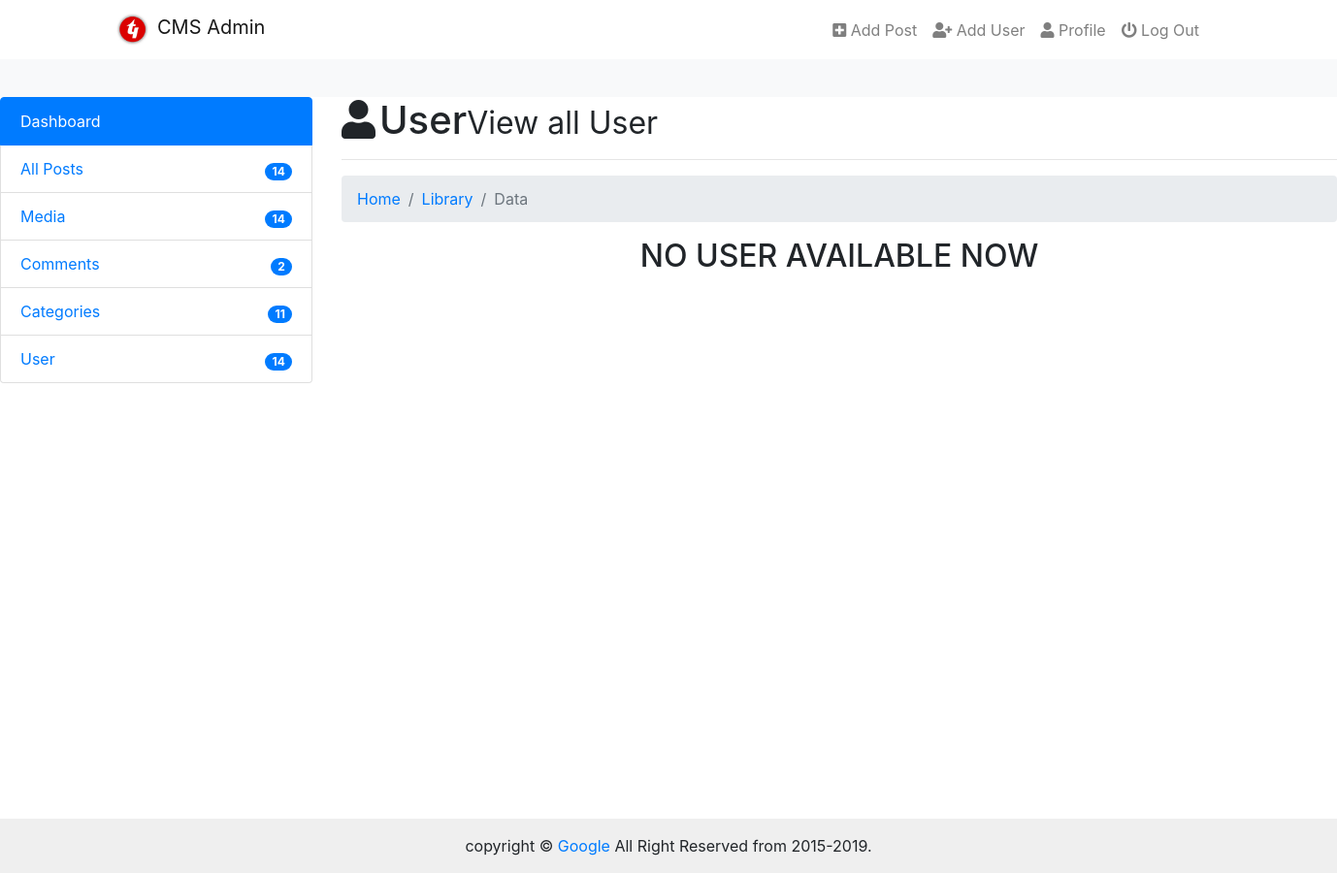
Before: /admin/admin_user.php (signed in) with the older database file.
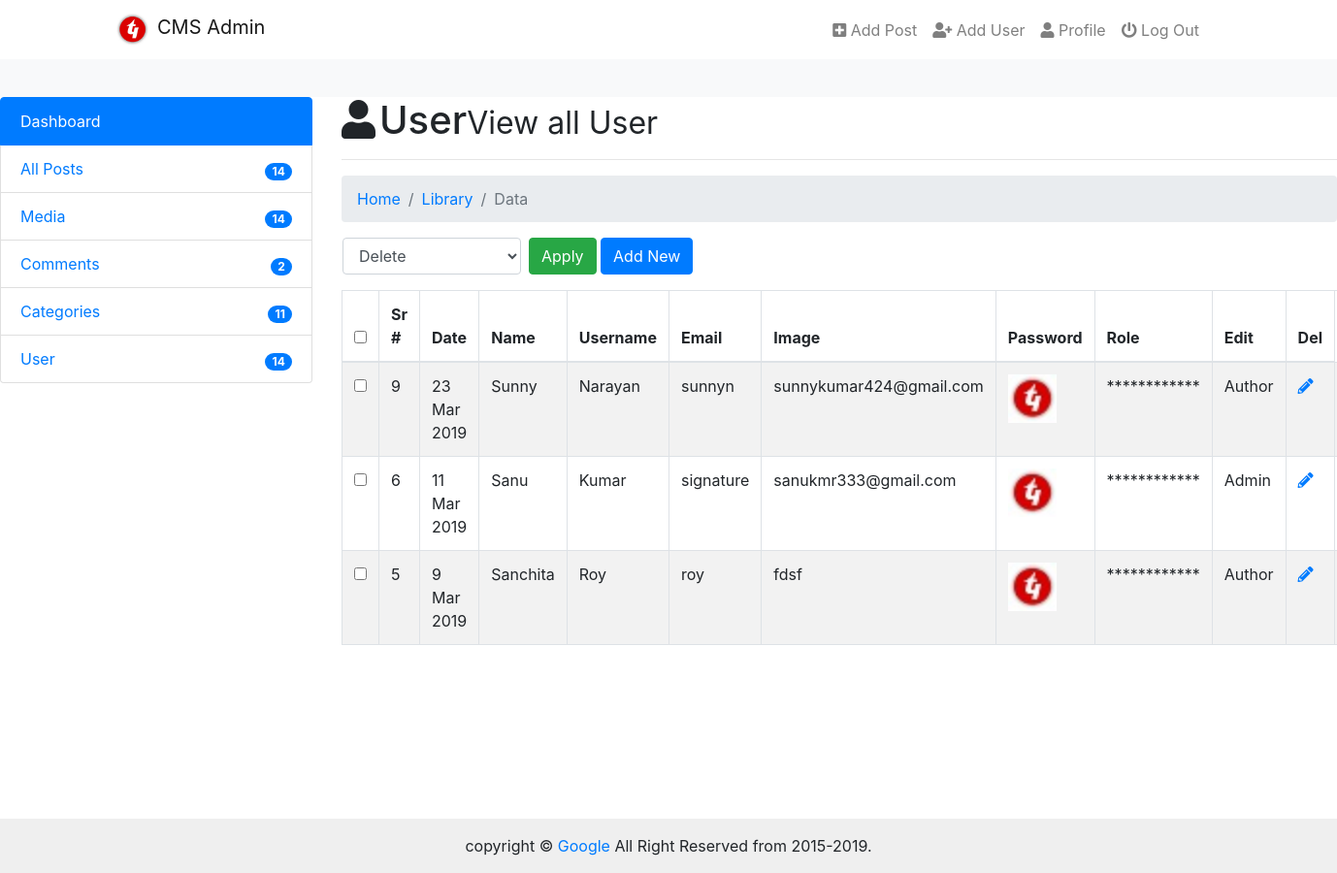
After: the same page with the newer database file.
### tables this page shows
CREATE TABLE IF NOT EXISTS `users_details` (
  `id` int(11) NOT NULL AUTO_INCREMENT,
  `date` int(11) NOT NULL,
  `first_name` varchar(255) NOT NULL,
  `last_name` varchar(255) NOT NULL,
  `username` varchar(255) NOT NULL,
  `email` varchar(255) NOT NULL,
  `image` varchar(255) NOT NULL,
  `password` varchar(255) NOT NULL,
  `role` varchar(255) NOT NULL,
  `details` text,
  `salt` varchar(255) NOT NULL DEFAULT '$2y$10$quickbrownfoxjumpsover',
  PRIMARY KEY (`id`),
  UNIQUE KEY `username` (`username`),
  UNIQUE KEY `email` (`email`)
);

### admin/admin_user.php (the view, shortened to what this page needs)
<?php require_once('includes/header.php');
?>
</head>
<body>
  <?php require_once('includes/navbar.php');?>
    <div class="cointainer-fluid">
      <div class="row">
        <div class="col-md-3">
          <?php require_once('includes/sidebar.php');?>
        </div>
        <div class="col-md-9">
          <h1><i class="fas fa-user mr-1"></i>User<small>View all User</small></h1><hr>
          <nav aria-label="breadcrumb">
            <ol class="breadcrumb">
              <li class="breadcrumb-item"><a href="#">Home</a></li>
              <li class="breadcrumb-item"><a href="#">Library</a></li>
              <li class="breadcrumb-item active" aria-current="page">Data</li>
            </ol>
          </nav>
            <?php
            $query = "SELECT * FROM users_details ORDER BY id DESC";
            $run = mysqli_query($con, $query);
            if(mysqli_num_rows($run) > 0){
             ?>
             <form action="" method="post">
              <div class="row">
                <div class="col-sm-8">
                  <div class="row">
                    <div class="col-xs-4">
                      <div class="form-group ml-3">
                        <select name="bulk-options" id="selectallboxes" class="form-control">
                          <option value="delete">Delete</option>
                        </select>
                      </div>
                    </div>
                    <div class="col-xs-8 ml-2">
                      <input type="submit" class="btn btn-success" value="Apply">
                      <a href="admin_add_user.php" class="btn btn-primary">Add New</a>
                    </div>
                  </div>
                </div>
              </div>
            <table class="table table-bordered table-striped table-hover">
              <thead>
                <tr>
                 <th><input type="checkbox" id="selectallboxes"></th>
                 <th>Sr #</th>
                 <th>Date</th>
                 <th>Name</th>
                 <th>Username</th>
                 <th>Email</th>
                 <th>Image</th>
                 <th>Password</th>
                 <th>Role</th>
                 <th>Edit</th>
                 <th>Del</th>
               </tr>
             </thead>
             <tbody>
               <?php
               while($row = mysqli_fetch_array($run)){
                 $id = $row['id'];
                 $first_name = ucfirst($row['first_name']);
                 $last_name = ucfirst($row['last_name']);
                 $email = $row['email'];
                 $username = $row['username'];
                 $role = $row['role'];
                 $image = $row['image'];
                 $date = getdate($row['date']);
                 $day = $date['mday'];
                 $month = substr ($date['month'],0,3);
                 $year = $date['year'];
                 ?>
                 <tr>
                  <td><input type="checkbox" class="checkboxes" name="checkboxes[]" value="<?php echo $id;?>"></td>
                  <td><?php echo $id;?></td>
                  <td><?php echo "$day $month $year";?></td>
                  <td><?php echo $first_name;?></td>
                  <td><?php echo $last_name;?></td>
                  <td><?php echo $username;?></td>
                  <td><?php echo $email;?></td>
                  <td><img src="img/<?php echo $image;?>" width="50px">
                  </td>
                  <td>************</td>
                  <td><?php echo ucfirst($role);?></td>
                  <td><a href="admin_edit_user.php?edit=<?php echo $id;?>">
                    <i class="fas fa-pencil-alt"></i></a></td>
                    <td><a href="admin_user.php?del=<?php echo $id;?>"><i class="fa fa-times"></i></a></td>
                  </tr>
                <?php }?>
              </tbody>
            </table>
            <?php
          }
          else{
           echo "<center><h2>NO USER AVAILABLE NOW</h2></center>";
         }
         ?>
       </form>
   </div>
 </div>
</div>
<?php require_once('includes/footer.php')?>

Changed rows visible on the page:
added users_details: id "9", date "23", date "Mar", date "2019", first_name "Sunny", last_name "Narayan", username "sunnyn", email "sunnykumar424@gmail.com", image (picture), role "Author"
added users_details: id "6", date "11", date "Mar", date "2019", first_name "Sanu", last_name "Kumar", username "signature", email "sanukmr333@gmail.com", image (picture), role "Admin"
added users_details: id "5", date "9", date "Mar", date "2019", first_name "Sanchita", last_name "Roy", username "roy", email "fdsf", image (picture), role "Author"
Other visible differences:
form field bulk-options: (not shown) → "Delete"
form field value: (not shown) → "Apply"
form field value: (not shown) → "☐"
text no longer shown: "NO USER AVAILABLE NOW"
text now shown: "Add New Sr # Date Name Username Email Image Password Role Edit Del"
